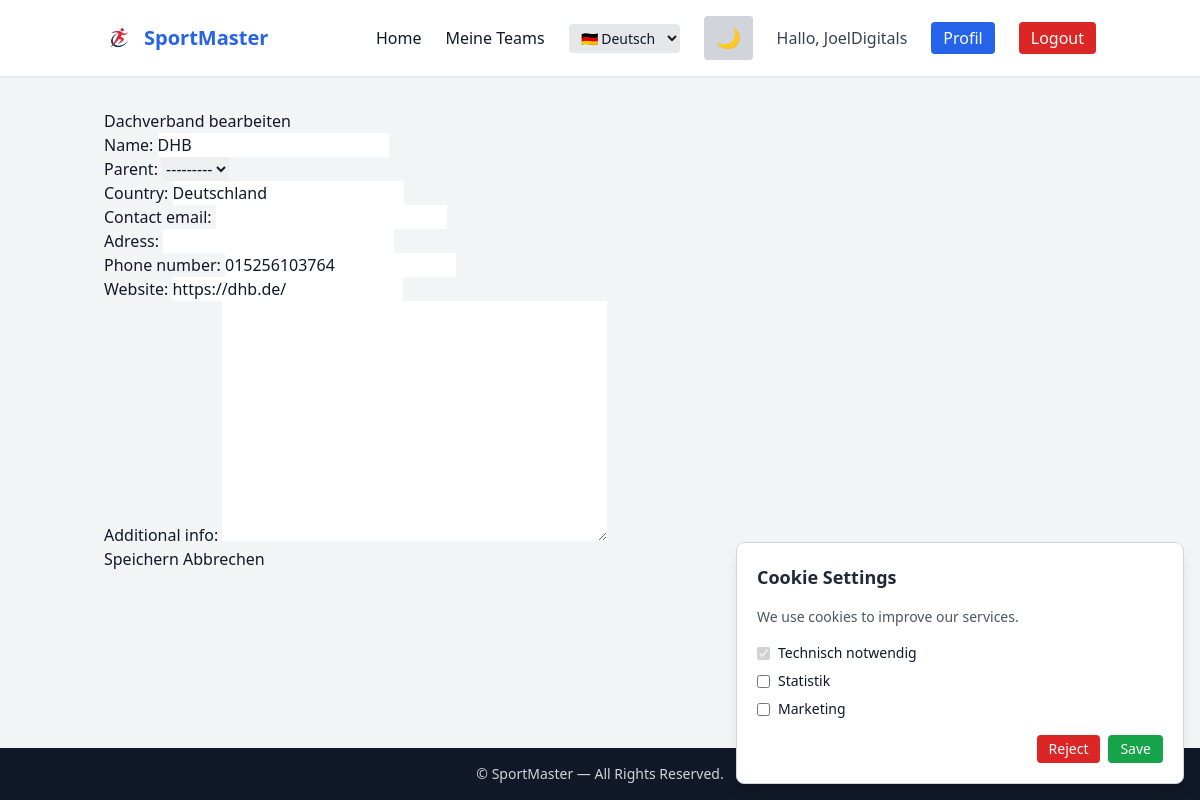
The app's page /federation/heads/dhb/edit/ (signed in) with its own data.
### accounts/models.py (models this page shows, shortened)
class CustomUser(AbstractUser):
    ROLE_CHOICES = [
        ("player", "Player"),
        ("referee", "Referee"),
        ("timekeeper", "Timekeeper / Secretary"),
        ("coach", "Coach"),
        ("club_admin", "Club Admin"),
        ("federation_admin", "Federation Admin"),
        ("global_admin", "Global Admin"),
    ]
    role = models.CharField(max_length=30, choices=ROLE_CHOICES, default="player")
    short_id = models.CharField(max_length=12, unique=True, null=True, blank=True)
    club = models.ForeignKey("club.Club", null=True, blank=True, on_delete=models.SET_NULL)
    federation = models.ForeignKey("federation.Federation", null=True, blank=True, on_delete=models.SET_NULL)

### federation/models.py (models this page shows, shortened)
class Head_Federation(models.Model):
    name = models.CharField(max_length=255)
    parent = models.ForeignKey("self", null=True, blank=True, on_delete=models.SET_NULL)
    country = models.CharField(max_length=100, blank=True)
    contact_email = models.EmailField(null=True,blank=True)
    slug = models.SlugField(unique=True)
    created_at = models.DateTimeField(auto_now_add=True)
    updated_at = models.DateTimeField(auto_now=True)
    additional_info = models.TextField(null=True, blank=True)
    adress = models.CharField(max_length=255, null=True, blank=True)
    phone_number = models.CharField(max_length=20, null=True, blank=True)
    website = models.URLField(null=True, blank=True)
    sport = models.ForeignKey(Sport, on_delete=models.SET_NULL, null=True)
    def __str__(self):
        return self.name

### federation/views.py (the view)
# urls.py: path("heads/<slug:slug>/edit/", views.head_edit, name="head_edit"),
@login_required
def head_edit(request, slug):
    head = get_object_or_404(Head_Federation, slug=slug)
    if request.method == "POST":
        form = HeadFederationForm(request.POST, instance=head)
        if form.is_valid():
            hf = form.save(commit=False)
            hf.slug = slugify(hf.name)
            hf.save()
            messages.success(request, "Dachverband wurde aktualisiert!")
            return redirect("head_detail", slug=hf.slug)
    else:
        form = HeadFederationForm(instance=head)
    return render(request, "federation/head_form.html", {"form": form, "title": "Dachverband bearbeiten"})

### federation/forms.py
class HeadFederationForm(forms.ModelForm):
    class Meta:
        model = Head_Federation
        fields = [
            "name",
            "parent",
            "country",
            "contact_email",
            "adress",
            "phone_number",
            "website",
            "additional_info",
        ]

### federation/templates/federation/head_form.html (shortened to what this page needs)
{% extends "base.html" %}
{% block content %}
<h1>{{ title }}</h1>
<form method="POST">
    {{ form.as_p }}
    <button class="btn btn-success" type="submit">Speichern</button>
    <a class="btn btn-secondary" href="{% url 'head_list' %}">Abbrechen</a>
</form>
{% endblock %}

### accounts/templates/base.html (shortened to what this page needs)
{% load static %}
<!DOCTYPE html>
<html lang="{{ LANGUAGE_CODE|default:'de' }}" class="scroll-smooth">
<head>
    <script src="https://cdn.tailwindcss.com"></script>
</head>
<body class="bg-gray-100 dark:bg-gray-900 text-gray-900 dark:text-gray-200 min-h-screen flex flex-col transition-colors">
<nav class="bg-white dark:bg-gray-800 border-b border-gray-200 dark:border-gray-700 shadow-sm">
  <div class="container mx-auto px-4 py-4 flex items-center justify-between">
    <a href="{% url 'home' %}" class="flex items-center gap-2 text-xl font-bold text-blue-600 dark:text-blue-400">
        <img src="{% static 'images/logo.png' %}" class="h-8 w-auto">
        SportMaster
    </a>
    <div class="hidden md:flex items-center gap-6">
        <a href="{% url 'home' %}" class="hover:text-blue-500 dark:hover:text-blue-300 transition">Home</a>
        {% if user.is_authenticated %}
            <a href="{% url 'team_list' %}" class="hover:text-blue-500 dark:hover:text-blue-300 transition">Meine Teams</a>
        {% endif %}
        <select id="langSelector"
            class="bg-gray-200 dark:bg-gray-700 text-sm px-2 py-1 rounded focus:outline-none">
            <option value="de" {% if LANGUAGE_CODE == 'de' %}selected{% endif %}>🇩🇪 Deutsch</option>
        </select>
        <button id="themeToggle"
            class="px-3 py-2 rounded bg-gray-300 dark:bg-gray-700 hover:bg-gray-400 dark:hover:bg-gray-600 text-xl transition">
        </button>
        {% if user.is_authenticated %}
            <span class="text-gray-700 dark:text-gray-300">Hallo, {{ user.username }}</span>
            <a href="{% url 'profile' %}" class="px-3 py-1 rounded bg-blue-600 text-white hover:bg-blue-700 transition">Profil</a>
            <a href="{% url 'logout' %}" class="px-3 py-1 rounded bg-red-600 text-white hover:bg-red-700 transition">Logout</a>
        {% else %}
            <a href="{% url 'login' %}" class="px-3 py-1 rounded bg-blue-600 text-white hover:bg-blue-700 transition">Login</a>
            <a href="{% url 'register' %}" class="px-3 py-1 rounded bg-green-600 text-white hover:bg-green-700 transition">Registrieren</a>
        {% endif %}
    </div>
  </div>
</nav>
<div id="cookieBanner"
    class="fixed bottom-4 right-4 w-full max-w-md bg-white dark:bg-gray-800 shadow-lg border border-gray-300 dark:border-gray-700 p-5 rounded-lg space-y-4 hidden">
    <h3 class="text-lg font-semibold text-gray-800 dark:text-gray-200">
        {% if LANGUAGE_CODE == "de" %} Cookie-Einstellungen {% else %} Cookie Settings {% endif %}
    </h3>
    <p class="text-sm text-gray-600 dark:text-gray-300">
        {% if LANGUAGE_CODE == 'de' %}
            Wir verwenden Cookies, um unsere Dienste zu verbessern.
        {% else %}
            We use cookies to improve our services.
        {% endif %}
    </p>
    <div class="space-y-2 text-sm">
        <label class="flex items-center gap-2">
            <input type="checkbox" checked disabled>
            <span>Technisch notwendig</span>
        </label>
        <label class="flex items-center gap-2">
            <input type="checkbox" id="cookieStats">
            <span>Statistik</span>
        </label>
        <label class="flex items-center gap-2">
            <input type="checkbox" id="cookieMarketing">
            <span>Marketing</span>
        </label>
    </div>
    <div class="flex justify-end gap-2">
        <button id="rejectCookies"
                class="px-3 py-1 rounded bg-red-600 text-white hover:bg-red-700 text-sm">
            {% if LANGUAGE_CODE == 'de' %} Ablehnen {% else %} Reject {% endif %}
        </button>
        <button id="acceptCookies"
                class="px-3 py-1 rounded bg-green-600 text-white hover:bg-green-700 text-sm">
            {% if LANGUAGE_CODE == 'de' %} Speichern {% else %} Save {% endif %}
        </button>
    </div>
</div>
<main class="flex-grow container mx-auto px-4 py-8">
    {% block content %}{% endblock %}
</main>
<footer class="bg-gray-900 dark:bg-black text-gray-300 text-center py-4 text-sm mt-10">
  &copy; {{ now|date:"Y" }} SportMaster — All Rights Reserved.
</footer>
</body>
</html>

### records on screen
CustomUser: username "JoelDigitals"
Head_Federation: name "DHB", parent "---------", country "Deutschland", phone_number "015256103764", website "https://dhb.de/"

### other values on screen
{{ title }} "Dachverband bearbeiten"
